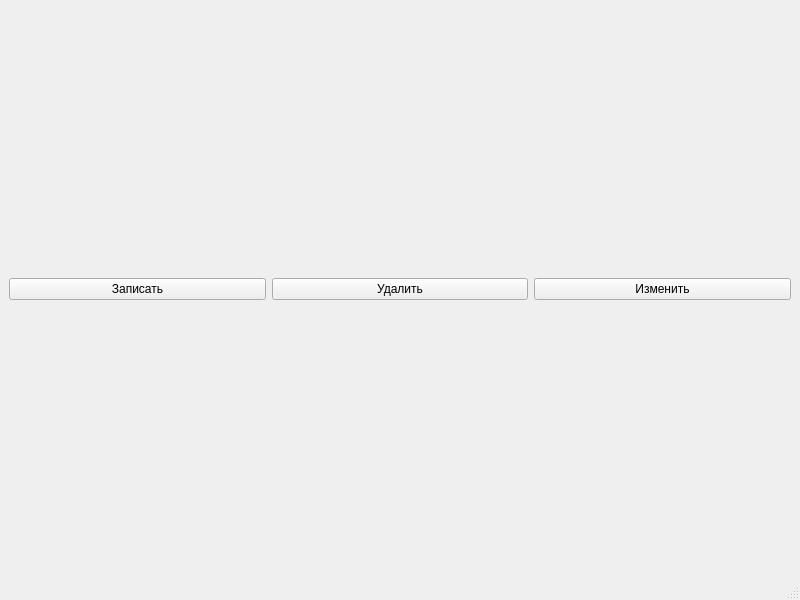
<?xml version="1.0" encoding="UTF-8"?>
<ui version="4.0">
 <class>MainWindowPust</class>
 <widget class="QMainWindow" name="MainWindowPust">
  <property name="geometry">
   <rect>
    <x>0</x>
    <y>0</y>
    <width>800</width>
    <height>600</height>
   </rect>
  </property>
  <property name="windowTitle">
   <string>MainWindow</string>
  </property>
  <widget class="QWidget" name="centralwidget">
   <layout class="QVBoxLayout" name="verticalLayout">
    <item>
     <layout class="QHBoxLayout" name="horizontalLayout">
      <item>
       <widget class="QPushButton" name="pushButton">
        <property name="text">
         <string>Записать</string>
        </property>
       </widget>
      </item>
      <item>
       <widget class="QPushButton" name="pushButton_2">
        <property name="text">
         <string>Удалить</string>
        </property>
       </widget>
      </item>
      <item>
       <widget class="QPushButton" name="pushButton_3">
        <property name="text">
         <string>Изменить</string>
        </property>
       </widget>
      </item>
     </layout>
    </item>
   </layout>
  </widget>
  <widget class="QMenuBar" name="menubar">
   <property name="geometry">
    <rect>
     <x>0</x>
     <y>0</y>
     <width>800</width>
     <height>21</height>
    </rect>
   </property>
  </widget>
  <widget class="QStatusBar" name="statusbar"/>
 </widget>
 <resources/>
 <connections/>
</ui>
